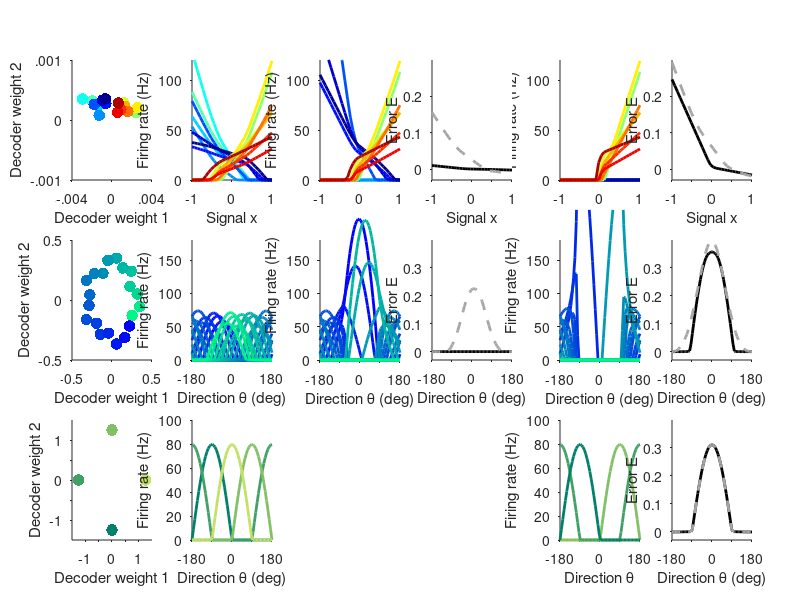

This chart was generated by the following MATLAB code:
% This program produces Figure 5 for "Optimal Compensation for
% Neuron Loss" by David Barrett, Sophie Deneve, and Christian Machens
%
% This program computes the tuning curves for three example
% networks before and after neuron loss, using quadratic programming
% All free parameters can be changed from their default values 
% (within limits - note that plotting is not optimized for large changes)

clear all;
rng('default');

%=========================== FIGURE 5 A-D ===================================

%--------------------------- FREE PARAMETERS --------------------------------

% Neurons
N = 16;                          % Number of Neurons in Network
                                 % (should be an even number)
Nko1 = 13:16;                    % Indices of neurons in first k.o.
Nko2 = 9:16;                     % Indices of neurons in second k.o.

% Decoder
Gam     = 4*(0:N/2-1)/(N/2-1) + ones(1,N/2);
G       = [Gam, -Gam; 0.5*ones(1,N)]/(100*N);
G = G.*(rand(2,N)+0.15);         % read-out weights

% Decoder adjustment for better visibility (non-essential, used for paper)
% G(1,10) = G(1,10)*0.7;
% G(2,10) = G(2,10)*1.5;
% G(1,11) = G(1,11)*0.8;

% Other parameters
lam = 0.001;                     % Decoder timescale (in inverse milliseconds)
QBeta=0.0004/N^2;                % Quadratic firing rate cost

%--------------------------- STIMULI / SIGNALS ------------------------------

Nx=30;                           % Number of x-axis samples
X=(0:Nx-1)/(Nx-1)*2-1;           % Calculate x-axis values

%--------------------------- KNOCK OUTS ------------------------------------- 

D{1} = G;                        % Decoder for full network
D{2} = G; D{2}(:,Nko1) = 0;      % Decoder after first k.o.
D{3} = G; D{3}(:,Nko2) = 0;      % Decoder after second k.o.

%--------------------------- TUNING CURVES AND K.O. VIA QP ------------------

Rp = zeros( 3, Nx, N );          % predicted firing rates

% Loop over k.o. schedules
for j=1:3
  W=D{j}'*D{j} + QBeta*eye(N);   % Recurrent connectivity

  % Loop over stimulus values
  for i=1:Nx
    % signal value in this iteration
    x=[X(i) 0.8/sqrt(N)]';       

    % estimate firing rates using quadratic programming by reformulating
    % the problem as a linear least square minimization with
    % positivity constraint (this way we dont need the optimization toolbox)
    CC = sqrtm( W );
    d = CC \ (D{j}'*x);
    Rp(j,i,:) = lsqnonneg( CC, d);
  end
end
rate = Rp*lam*1000;              % firing rate expressed in Hz

% compute signal estimates for scenarios with and w/o compensation
xest_or   = D{1}(1,:) * squeeze( Rp(1,:,:))';     % original
xest_cp   = D{2}(1,:) * squeeze( Rp(2,:,:))';     % first k.o. with compensation
xest_cp2  = D{3}(1,:) * squeeze( Rp(3,:,:))';     % second k.o. with compensation
xest_nocp = D{2}(1,:) * squeeze( Rp(1,:,:))';     % first k.o. w/o compensation
xest_nocp2= D{3}(1,:) * squeeze( Rp(1,:,:))';     % second k.o. w/o compensation

% compute errors for scenarios with and w/o compensation
Err_or    = mean( (X-xest_or)'*(X-xest_or) );     % original
Err_cp    = mean( (X-xest_cp)'*(X-xest_cp) );     % first k.o. with compensation
Err_cp2   = mean( (X-xest_cp2)'*(X-xest_cp2) );   % second k.o. with compensation
Err_nocp  = mean( (X-xest_nocp)'*(X-xest_nocp) ); % first k.o. w/o compensation
Err_nocp2 = mean( (X-xest_nocp2)'*(X-xest_nocp2) );% second k.o. w/o compensation

%--------------------------- PLOT RESULTS ----------------------------------

figure(5); clf;
set( gcf, 'Color', 'w' );

% Design rainbow color map for different tuning curves
cmap   = colormap('jet');
Nc     = size(cmap, 1);
cl     = round( (1:N) * Nc/N );
colour = cmap(Nc-cl+1,:);
colour(N/2+1:N,:) = colour(N:-1:N/2+1,:);

% Subplot spacing
h = [0.09 0.24 0.4 0.54 0.7 0.84];
v = [0.7 0.4 0.1];
w = 0.1;
l = 0.2;

% Axis parameters
xmarks = [-1, -0.5, 0, 0.5, 1];
xlabels= {'-1', '', '0', '', '1'};
xleft  = -1; 
xright = 1;

% Panel A: Decoding Weights
subplot('Position', [h(1) v(1) w l]);
for i=N:-1:1
  plot([D{1}(1,i)],[D{1}(2,i)],'.', 'MarkerSize', 25, 'color',colour(i,:));
  hold on;
end
axis([-0.004 0.004 -0.001 0.001]);
set(gca,'XTick',[-0.004, 0, 0.004], 'XTickLabel', {'-.004', '0', '.004'} );
set(gca,'YTick',[-0.001, 0, 0.001], 'YTickLabel', {'-.001', '0', '.001'} );
set(gca,'TickDir', 'out', 'TickLength', [0.02 0.02] );
box off;
ylabel('Decoder weight 2');
xlabel('Decoder weight 1');

% Panel B: Tuning Curves
subplot('Position', [h(2) v(1) w l]);
for i=N:-1:1
  plot( X, rate(1,:,i), '-', 'LineWidth', 2, 'color', colour(i,:) );
  hold on;
end
axis([xleft xright 0 120]);
box off;
set(gca,'XTick',xmarks,'XTickLabel',xlabels, 'YTick', [0 50 100]);
set(gca,'TickDir', 'out', 'TickLength', [0.02 0.02] );
ylabel('Firing rate (Hz)');
xlabel('Signal x');

% Panel C: Tuning Curves
subplot('Position', [h(3) v(1) w l]);
for i=N:-1:1
  plot( X, rate(2,:,i), '-', 'LineWidth', 2, 'color', colour(i,:) );
  hold on;
end
axis([xleft xright 0 120]);
box off;
set(gca,'XTick',xmarks,'XTickLabel',xlabels, 'YTick', [0 50 100]);
set(gca,'TickDir', 'out', 'TickLength', [0.02 0.02] );
ylabel('Firing rate (Hz)');

% Panel D: Tuning Curves
subplot('Position', [h(5) v(1) w l]);
for i=N:-1:1
  plot( X, rate(3,:,i), '-', 'LineWidth', 2, 'color', colour(i,:) );
  hold on;
end
axis([xleft xright 0 120]);
box off;
set(gca,'XTick',xmarks,'XTickLabel',xlabels, 'YTick', [0 50 100]);
set(gca,'TickDir', 'out', 'TickLength', [0.02 0.02] );
ylabel('Firing rate (Hz)');

% Panel C: Errors
subplot('Position', [h(4) v(1) w l]);
hold on;
plot( X, Err_cp, 'k-', 'Linewidth', 2 );
plot( X, Err_nocp, 'k--', 'Linewidth', 2, 'Color', [0.65 0.65 0.65]);
axis([xleft xright -0.03 0.3]);
set(gca,'XTick',xmarks,'XTickLabel',xlabels,'Ytick', [0 0.1 0.2]);
set(gca,'TickDir', 'out', 'TickLength', [0.02 0.02] );
xlabel('Signal x');
ylabel('Error E');
box off;

% Panel D: Errors
subplot('Position', [h(6) v(1) w l]);
hold on;
plot( X, Err_cp2, 'k-', 'Linewidth', 2 );
plot( X, Err_nocp2, 'k--', 'Linewidth', 2, 'Color', [0.65 0.65 0.65]);
axis([xleft xright -0.03 0.3]);
set(gca,'XTick',xmarks,'XTickLabel',xlabels,'Ytick', [0 0.1 0.2]);
set(gca,'TickDir', 'out', 'TickLength', [0.02 0.02] );
xlabel('Signal x');
ylabel('Error E');
box off;



%=========================== FIGURE 5 I-K ===================================

%--------------------------- FREE PARAMETERS --------------------------------

% Neurons
N = 4;                           % Number of Neurons in Network
Nko = 1;                         % Neuron to be knocked out

% Decoder Parameters
Amp = 5/N;                       % read-out weight amplitudes
angles = (0:N-1)*(2*pi/N);       % read-out weight angles

% Other parameters
lam = 0.1;                       % Decoder timescale (in inverse milliseconds)
QBeta=0.1/N^2;                   % Quadratic firing rate cost

%--------------------------- STIMULI / SIGNALS ------------------------------

Nx=60;
theta_all=(0:Nx-1)/(Nx-1)*2*pi-pi;
angdeg   = 360*theta_all'/(2*pi); % in degrees
x = [ cos(theta_all') sin(theta_all') ]';

%--------------------------- KNOCK OUTS ------------------------------------- 

D{1}   = Amp * [cos(angles); sin(angles) ]; % read-out weights
D{2}   = D{1};
D{2}(:,Nko) = [ 0 0 ];             % kill one neuron

%--------------------------- TUNING CURVES AND K.O. VIA QP ------------------

Rp = zeros( 2,Nx, N);            % predicted firing rates

% Loop over k.o. schedules
for j=1:2
  W=D{j}'*D{j} +QBeta*eye(N);    % recurrent connectivity
  for i=1:Nx
    d  = sqrtm( inv(W) ) * D{j}' * x(:,i);
    Rp(j,i,:) = lsqnonneg( sqrtm(W), d ); % quadratic programming
  end
end
rate = Rp*lam*1000;              % rates in Hz

% compute signal estimates for scenarios with and w/o compensation
xest_or  = D{1} * squeeze( Rp(1,:,:))';      % original
xest_cp  = D{2}   * squeeze( Rp(2,:,:))';    % k.o. with compensation
xest_nocp= D{2} * squeeze( Rp(1,:,:))';      % k.o. without compensation

% compute errors for scenarios with and w/o compensation
Err_or   = mean( (x-xest_or)'*(x-xest_or) ); % original
Err_cp   = mean( (x-xest_cp)'*(x-xest_cp) ); % k.o. with compensation
Err_nocp = mean( (x-xest_nocp)'*(x-xest_nocp) ); % k.o. w/o compensation

%--------------------------- PLOT RESULTS ----------------------------------

% Design color map for different tuning curves
cmap   = colormap('summer');
Nc     = size(cmap, 1);
cl     = round( (1:N) * Nc/N );
colour = cmap(Nc-cl+1,:);

% Axis parameters
xmarks = [-180:90:180];
xlabels= {'-180', '', '0', '', '180'};
xleft  = -180; 
xright = 180;

% Panel I: Decoding Weights
subplot('Position', [h(1) v(3) w l]);
for i=N:-1:1
  plot([D{1}(1,i)],[D{1}(2,i)],'.', 'MarkerSize', 25, 'color',colour(i,:));
  hold on;
end
axis([-1.5 1.5 -1.5 1.5]);
set(gca,'XTick',-1:0.5:1, 'XTickLabel',{'-1','','0','','1'});
set(gca,'YTick',-1:0.5:1, 'YTickLabel',{'-1','','0','','1'});
set(gca,'TickDir', 'out', 'TickLength', [0.02 0.02] );
box off;
ylabel('Decoder weight 2');
xlabel('Decoder weight 1');

% Panel J: Tuning Curves
subplot('Position', [h(2) v(3) w l]);
for i=N:-1:1
  plot( angdeg, rate(1,:,i), '-', 'LineWidth', 2, 'color', colour(i,:) );
  hold on;
end
axis([xleft xright 0 100]);
box off;
set(gca,'XTick',xmarks,'XTickLabel',xlabels);
set(gca,'TickDir', 'out', 'TickLength', [0.02 0.02] );
ylabel('Firing rate (Hz)');
xlabel('Direction \theta (deg)');

% Panel K: Tuning Curves
subplot('Position', [h(5) v(3) w l]);
for i=1:N
  plot( angdeg, rate(2,:,i), '-', 'LineWidth', 2, 'color', colour(i,:) );
  hold on;
end
axis([xleft xright 0 100]);
box off;
set(gca,'XTick',xmarks,'XTickLabel',xlabels);
set(gca,'TickDir', 'out', 'TickLength', [0.02 0.02] );
ylabel('Firing rate (Hz)');
xlabel('Direction \theta');

% Panel K: Errors
subplot('Position', [h(6) v(3) w l]);
hold on;
plot( angdeg, Err_cp, 'k-', 'Linewidth', 2 );
plot( angdeg, Err_nocp, 'k--', 'Linewidth', 2, 'Color', [0.65 0.65 0.65]);
axis([xleft xright -0.03 0.4]);
set(gca,'XTick',xmarks,'XTickLabel',xlabels,'Ytick', [0 0.1 0.2 0.3]);
set(gca,'TickDir', 'out', 'TickLength', [0.02 0.02] );
xlabel('Direction \theta (deg)');
ylabel('Error E');
box off;




%=========================== FIGURE 5 E-H ===================================


%--------------------------- FREE PARAMETERS --------------------------------

% Neurons
N = 20;                          % Number of Neurons in Network
Nko1 = 1:5;                      % Indices of neurons in first k.o.
Nko2 = [1:7,18:20];              % Indices of neurons in second k.o.

% Decoder Parameters
Amp = 5/N;                       % read-out weight amplitudes
Amprand = 2.5/N;                 % random amplitude component
angles = -pi/4 + 2*pi*(1:N)/N;   % read-out weight angles

% Other parameters
lam = 0.1;                       % Decoder timescale (in inverse milliseconds)
QBeta=0.1/N^2;                   % Quadratic firing rate cost 

%--------------------------- STIMULI / SIGNALS ------------------------------

Nx=60;
theta_all=(0:Nx-1)/(Nx-1)*2*pi-pi;
angdeg   = 360*theta_all'/(2*pi); % in degrees
x = [ cos(theta_all') sin(theta_all') ]';

%--------------------------- KNOCK OUTS ------------------------------------- 

Grand  = Amp*ones(1,N) + Amprand*rand(1,N);
G      = [Grand.*cos(angles); Grand.*sin(angles)];
D{1} = G;                        % Decoder for full network
D{2} = G; D{2}(:,Nko1) = 0;      % Decoder after first k.o.
D{3} = G; D{3}(:,Nko2) = 0;      % Decoder after second k.o.

%--------------------------- TUNING CURVES AND K.O. VIA QP ------------------

Rp = zeros( 3, Nx, N);           % predicted firing rates

% Loop over k.o. schedules
for j=1:3
  W=D{j}'*D{j} +QBeta*eye(N);    % recurrent connectivity
  for i=1:Nx
    d  = sqrtm( inv(W) ) * D{j}' * x(:,i);
    Rp(j,i,:) = lsqnonneg( sqrtm(W), d ); % quadratic programming
  end
end
rate = Rp*lam*1000;              % rates in Hz

% compute signal estimates for scenarios with and w/o compensation
xest_or   = D{1} * squeeze( Rp(1,:,:))';     % original
xest_cp   = D{2}   * squeeze( Rp(2,:,:))';   % first k.o. with compensation
xest_cp2  = D{3} * squeeze( Rp(3,:,:))';     % second k.o. with compensation
xest_nocp = D{2} * squeeze( Rp(1,:,:))';     % first k.o. w/o compensation
xest_nocp2= D{3} * squeeze( Rp(1,:,:))';     % second k.o. w/o compensation

% compute errors for scenarios with and w/o compensation
Err_or  = mean( (x-xest_or)'*(x-xest_or) );  % original
Err_cp  = mean( (x-xest_cp)'*(x-xest_cp) );  % first k.o. with compensation
Err_cp2  = mean( (x-xest_cp2)'*(x-xest_cp2) );% second k.o. with compensation
Err_nocp= mean( (x-xest_nocp)'*(x-xest_nocp) );% first k.o. w/o compensation
Err_nocp2= mean( (x-xest_nocp2)'*(x-xest_nocp2) );% second k.o. w/o compensation

%--------------------------- PLOT RESULTS ----------------------------------

% Design color map for different tuning curves
cmap   = colormap('winter');
Nc     = size(cmap, 1);
cl     = round( (1:N) * Nc/N );
colour = cmap(Nc-cl+1,:);

% Panel E: Decoding Weights
subplot('Position', [h(1) v(2) w l]);
for i=1:N
  plot([D{1}(1,i)],[D{1}(2,i)],'.', 'MarkerSize', 25, 'color',colour(i,:));
  hold on;
end
axis([-0.5 0.5 -0.5 0.5]);
set(gca,'XTick',-0.5:0.5:0.5);
set(gca,'YTick',-0.5:0.5:0.5);
set(gca,'TickDir', 'out', 'TickLength', [0.02 0.02] );
box off;
ylabel('Decoder weight 2');
xlabel('Decoder weight 1');

% Panel F: Tuning Curves (Intact system)
subplot('Position', [h(2) v(2) w l]);
for i=N:-1:1
  plot( angdeg, rate(1,:,i), '-', 'LineWidth', 2, 'color', colour(i,:) );
  hold on;
end
axis([xleft xright 0 180]);
box off;
set(gca,'XTick',xmarks,'XTickLabel',xlabels);
set(gca,'YTick',[0:50:150] );
set(gca,'TickDir', 'out', 'TickLength', [0.02 0.02] );
ylabel('Firing rate (Hz)');
xlabel('Direction \theta (deg)');

% Panel G: Tuning Curves (First k.o.)
g = subplot('Position', [h(3) v(2) w l*1.25]);
for i=N:-1:1
  plot( angdeg, rate(2,:,i), '-', 'LineWidth', 2, 'color', colour(i,:) );
  hold on;
end
plot([xleft, xleft], [180,225], 'w', 'Linewidth', 10 );
axis([xleft xright 0 225]);
box off;
set(gca,'XTick',xmarks,'XTickLabel',xlabels);
set(gca,'YTick',[0:50:150] );
set(gca,'TickDir', 'out', 'TickLength', [0.02 0.02] );
ylabel('Firing rate (Hz)');
xlabel('Direction \theta (deg)');

% Panel G: Error
subplot('Position', [h(4) v(2) w l]);
hold on;
plot( angdeg, Err_cp, 'k-', 'Linewidth', 2 );
plot( angdeg, Err_nocp, 'k--', 'Linewidth', 2, 'Color', [0.65 0.65 0.65]);
axis([xleft xright -0.03 0.4]);
set(gca,'XTick',xmarks,'XTickLabel',xlabels);
set(gca,'TickDir', 'out', 'TickLength', [0.02 0.02],'YTick',[0 0.1 ...
                    0.2 0.3] );
xlabel('Direction \theta (deg)');
ylabel('Error E');
box off;

% Panel H: Tuning Curves (Second k.o.)
g = subplot('Position', [h(5) v(2) w l*1.25]);
for i=N:-1:1
  plot( angdeg, rate(3,:,i), '-', 'LineWidth', 2, 'color', colour(i,:) );
  hold on;
end
plot([xleft, xleft], [180,225], 'w', 'Linewidth', 10 );
axis([xleft xright 0 225]);
box off;
set(gca,'XTick',xmarks,'XTickLabel',xlabels);
set(gca,'YTick',[0:50:150] );
set(gca,'TickDir', 'out', 'TickLength', [0.02 0.02] );
ylabel('Firing rate (Hz)');
xlabel('Direction \theta (deg)');

% Panel H: Error
subplot('Position', [h(6) v(2) w l]);
hold on;
plot( angdeg, Err_cp2, 'k-', 'Linewidth', 2 );
plot( angdeg, Err_nocp2, 'k--', 'Linewidth', 2, 'Color', [0.65 0.65 0.65]);
axis([xleft xright -0.03 0.4]);
set(gca,'XTick',xmarks,'XTickLabel',xlabels,'YTick',[0 0.1 0.2 0.3]);
set(gca,'TickDir', 'out', 'TickLength', [0.02 0.02] );
xlabel('Direction \theta (deg)');
ylabel('Error E');
box off;

%--------------------------- PRINT RESULTS ---------------------------------

return; % by default dont print
figureratio=0.5;
figurewidth=40;
cmtopix = 24;
gg = get( gcf, 'Position');
set( gcf, 'Position', [gg(1) gg(2) cmtopix*figurewidth cmtopix*figurewidth*figureratio]);
set( gcf, 'PaperUnits', 'centimeters');
set( gcf, 'PaperPosition', [0 0 figurewidth figurewidth*figureratio] );
print -depsc2 Figure5.eps
















